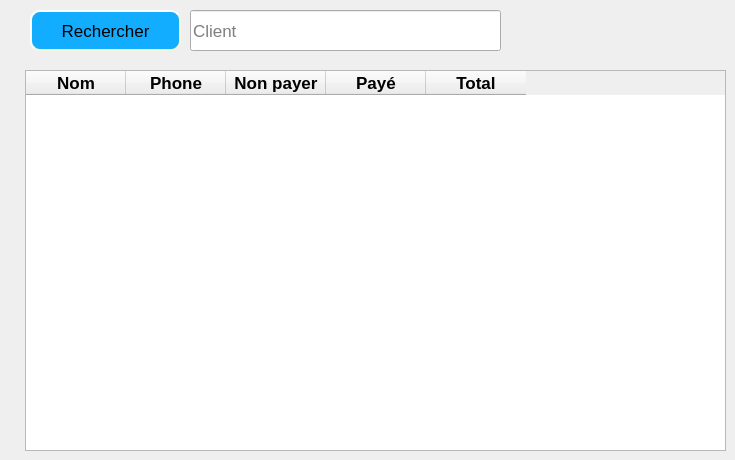
      <widget class="QWidget" name="tab_21">
       <attribute name="title">
        <string>Tous les clients</string>
       </attribute>
       <widget class="QLineEdit" name="lineEdit_19">
        <property name="geometry">
         <rect>
          <x>190</x>
          <y>10</y>
          <width>311</width>
          <height>41</height>
         </rect>
        </property>
        <property name="font">
         <font>
          <pointsize>13</pointsize>
         </font>
        </property>
        <property name="placeholderText">
         <string>Client</string>
        </property>
       </widget>
       <widget class="QPushButton" name="pushButton_20">
        <property name="geometry">
         <rect>
          <x>30</x>
          <y>10</y>
          <width>151</width>
          <height>41</height>
         </rect>
        </property>
        <property name="font">
         <font>
          <pointsize>13</pointsize>
         </font>
        </property>
        <property name="styleSheet">
         <string notr="true">QPushButton{
background-color: rgb(19, 173, 255);
border-style: outset;
border-width: 2px;
border-radius: 10px;
border-color: beige;
padding: 6px;
}
QPushButton:hover:!pressed
{

	background-color: rgb(85, 255, 255);
}</string>
        </property>
        <property name="text">
         <string>Rechercher</string>
        </property>
        <property name="icon">
         <iconset resource="iconne.qrc">
          <normaloff>:/icone/searche.png</normaloff>:/icone/searche.png</iconset>
        </property>
       </widget>
       <widget class="QTableWidget" name="tableWidget_9">
        <property name="geometry">
         <rect>
          <x>25</x>
          <y>70</y>
          <width>701</width>
          <height>381</height>
         </rect>
        </property>
        <property name="font">
         <font>
          <pointsize>13</pointsize>
         </font>
        </property>
        <column>
         <property name="text">
          <string>Nom</string>
         </property>
         <property name="font">
          <font>
           <pointsize>13</pointsize>
           <weight>75</weight>
           <bold>true</bold>
          </font>
         </property>
        </column>
        <column>
         <property name="text">
          <string>Phone</string>
         </property>
         <property name="font">
          <font>
           <pointsize>13</pointsize>
           <weight>75</weight>
           <bold>true</bold>
          </font>
         </property>
        </column>
        <column>
         <property name="text">
          <string>Non payer</string>
         </property>
         <property name="font">
          <font>
           <pointsize>13</pointsize>
           <weight>75</weight>
           <bold>true</bold>
          </font>
         </property>
        </column>
        <column>
         <property name="text">
          <string>Payé</string>
         </property>
         <property name="font">
          <font>
           <pointsize>13</pointsize>
           <weight>75</weight>
           <bold>true</bold>
          </font>
         </property>
        </column>
        <column>
         <property name="text">
          <string>Total</string>
         </property>
         <property name="font">
          <font>
           <pointsize>13</pointsize>
           <weight>75</weight>
           <bold>true</bold>
          </font>
         </property>
        </column>
       </widget>
      </widget>
